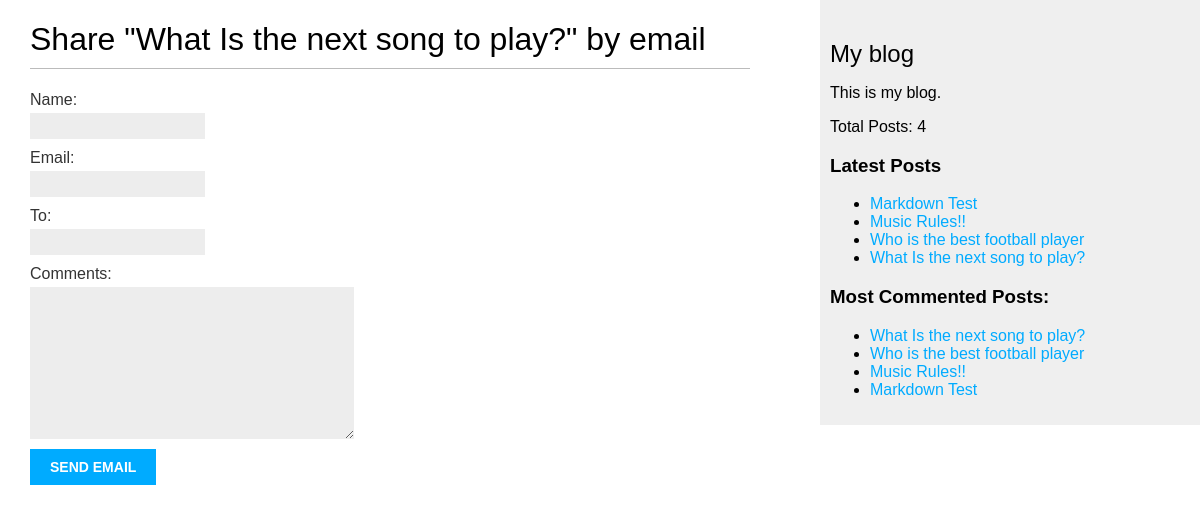
Screenshot of /blog/1/share with the database file from the repository.
### blog/models.py (models this page shows, shortened)
class Post(models.Model):
    objects = models.Manager()
    published = PublishedManager()
    STATUS_CHOICES = (
        ('draft', 'Draft'),
        ('published', 'Published'),
    )
    title = models.CharField(max_length=250)
    slug = models.SlugField(max_length=250,
                            unique_for_date='publish')
    author = models.ForeignKey(User,
                            on_delete=models.CASCADE,
                            related_name='blog_posts')
    body = models.TextField()
    publish = models.DateTimeField(default=timezone.now)
    created = models.DateTimeField(auto_now_add=True)
    updated = models.DateTimeField(auto_now=True)
    status = models.CharField(max_length=10,
                            choices=STATUS_CHOICES,
                            default='draft')
    tags = TaggableManager()
    def get_absolute_url(self):
        return reverse('blog:post_detail',
                        args=[self.publish.year,
                            self.publish.month,
                            self.publish.day, self.slug])
    class Meta:
        ordering = ('-publish',)

### blog/views.py (the view)
def post_share(request, post_id):
    post = get_object_or_404(Post, id=post_id, status='published')
    sent = False
    if request.method == "POST":
        form = EmailPostForm(request.POST)
        if form.is_valid():
            cd = form.cleaned_data
            post_url = request.build_absolute_uri(
                post.get_absolute_url())
            subject = f"{cd['name']} recommends you read " \
                    f"{post.title}"
            message = f"Read '{post.title}' at {post_url} \n\n" \
                    f"{cd['name']}\'s comments: {cd['comments']}"
            send_mail(subject, message, environ['EMAIL_HOST_USER'],
                    [cd['to']])
            sent = True
    else:
        form = EmailPostForm()
    return render(request, 'blog/post/share.html', {'post': post,
                                                    'form': form,
                                                    'sent': sent})

### blog/forms.py
class EmailPostForm(forms.Form):
    name = forms.CharField(max_length=25)
    email = forms.EmailField()
    to = forms.EmailField()
    comments = forms.CharField(required=False,
                                widget=forms.Textarea)

### blog/models.py (called while the page is built)
    def get_queryset(self):
        return super(PublishedManager,
                    self).get_queryset()\
                        .filter(status='published')

### blog/templatetags/blog_tags.py (called while the page is built)
@register.simple_tag
def total_posts():
    return Post.published.count()

@register.inclusion_tag('blog/post/latest_posts.html')
def show_latest_posts(count=5):
    latest_posts = Post.published.order_by('-publish')[:count]
    return {'latest_posts': latest_posts}

@register.simple_tag
def get_most_commented_posts(count=5):
    return Post.published.annotate(
        total_comments=Count('comments')
    ).order_by('-total_comments')[:count]

### blog/templates/blog/post/share.html (shortened to what this page needs)
{% extends "blog/base.html" %}
{% block content %}
    {% if sent %}
        <h1>Email successfully sent!</h1>
        <p>
            "{{ post.title }}" was successfully sent to {{ form.cleaned_data.to }}.
        </p>
    {% else %}
    <h1>Share "{{ post.title }}" by email</h1>
    <form method="POST">
        {{ form.as_p }}
        <input type="submit" value="Send email">
    </form>
    {% endif %}
{% endblock %}

### blog/templates/blog/base.html (shortened to what this page needs)
{% load static %}
{% load blog_tags %}
<!DOCTYPE html>
<html>
    <head>
        <link href="{% static 'css/blog.css' %}" rel="stylesheet">
    </head>
    <body>
        <div id="content">
            {% block content %}
            {% endblock %}
        </div>
        <div id="sidebar">
            <h2>My blog</h2>
            <p>This is my blog.</p>
            <p>Total Posts: {% total_posts %}</p>
            <h3>Latest Posts</h3>
            {% show_latest_posts %}
            <h3>Most Commented Posts:</h3>
            {% get_most_commented_posts as most_commented_posts %}
            <ul>
                {% for post in most_commented_posts %}
                    <li>
                        <a href="{{ post.get_absolute_url }}">{{ post.title }}</a>
                    </li>
                {% endfor %}
            </ul>
        </div>
    </body>
</html>

### blog/templates/blog/post/latest_posts.html
<ul>
    {% for post in latest_posts %}
        <li>
            <a href=""{{ post.get_absolute_url }}">{{ post.title }}</a>
        </li>
    {% endfor %}
</ul>

### blog/static/css/blog.css (style rules this page uses)
body { margin:0; padding:0; font-family:helvetica, sans-serif; }
a { color:#00abff; text-decoration:none; }
h1 { font-weight:normal; border-bottom:1px solid #bbb; padding:0 0 10px 0; }
h2 { font-weight:normal; margin:30px 0 0; }
#content { float:left; width:60%; padding:0 0 0 30px; }
#sidebar { float:right; width:30%; padding:10px; background:#efefef; height:100%; }
label { float:left; clear:both; color:#333; margin-bottom:4px; }
input, textarea { clear:both; float:left; margin:0 0 10px; background:#ededed; border:0; padding:6px 10px; font-size:12px; }
input[type=submit] { font-weight:bold; background:#00abff; color:#fff; padding:10px 20px; font-size:14px; text-transform:uppercase; }

### rows the page displays
Post: title "What Is the next song to play?"
Post: title "Markdown Test"
Post: title "Music Rules!!"
Post: title "Who is the best football player"
